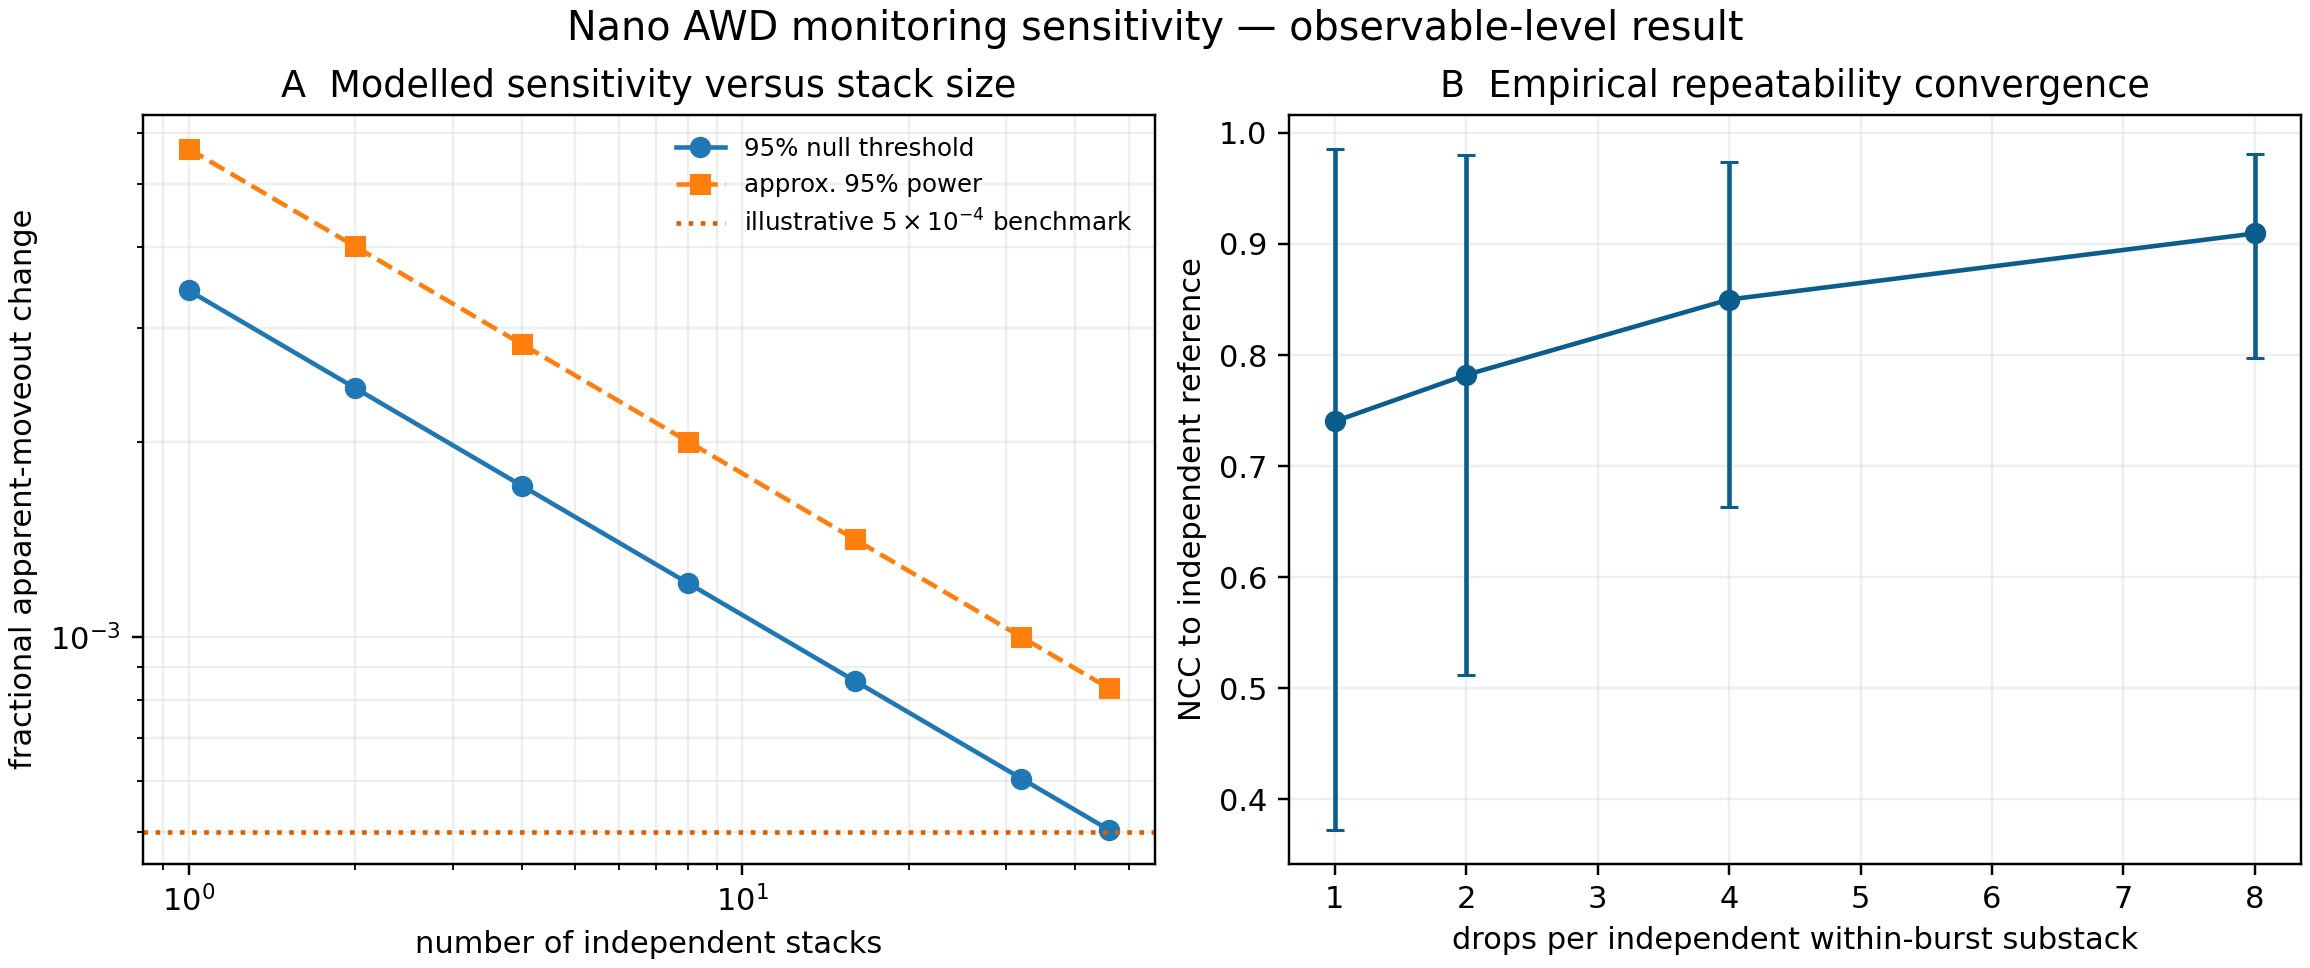

The script that saved this image:
"""Stack-size monitoring sensitivity summary for the validated Nano observable."""
from pathlib import Path
import numpy as np
import pandas as pd
import matplotlib.pyplot as plt

HERE = Path(__file__).resolve().parent
TARGET_EARTH_TIDE = 5e-4  # illustrative benchmark; not a measured tide signal


def main():
    d = np.load(HERE / "nano_dvv_injection_recovery.npz", allow_pickle=True)
    injected = d["injected_dvv"].astype(float)
    estimated = d["estimated_dvv"].astype(float)
    null = estimated[np.isclose(injected, 0.)]
    sigma = float(np.std(null, ddof=1))
    stack_sizes = np.array([1, 2, 4, 8, 16, 32, 46])
    # Independence scaling is explicitly a model, not a new empirical claim.
    threshold95 = 1.96 * sigma / np.sqrt(stack_sizes)
    power95 = 3.24 * sigma / np.sqrt(stack_sizes)
    conv = pd.read_csv(HERE / "nano_stack_convergence.csv")
    summary = (conv.groupby("n_drops_per_substack")["independent_substack_ncc"]
               .agg(["median", lambda x: np.percentile(x, 16),
                     lambda x: np.percentile(x, 84)]).reset_index())
    summary.columns = ["n_drops", "median_ncc", "ncc_p16", "ncc_p84"]
    out = pd.DataFrame({"stack_size": stack_sizes,
                        "95pct_null_threshold": threshold95,
                        "approx_95pct_power_threshold": power95})
    out.to_csv(HERE / "monitoring_sensitivity.csv", index=False)
    fig, ax = plt.subplots(1, 2, figsize=(10.5, 4.4), constrained_layout=True)
    ax[0].loglog(stack_sizes, threshold95, "o-", label="95% null threshold")
    ax[0].loglog(stack_sizes, power95, "s--", label="approx. 95% power")
    ax[0].axhline(TARGET_EARTH_TIDE, color="#d95f02", ls=":",
                  label="illustrative $5\\times10^{-4}$ benchmark")
    ax[0].set(xlabel="number of independent stacks", ylabel="fractional apparent-moveout change",
              title="A  Modelled sensitivity versus stack size")
    ax[0].grid(True, which="both", alpha=.2); ax[0].legend(frameon=False, fontsize=8)
    ax[1].errorbar(summary.n_drops, summary.median_ncc,
                   yerr=[summary.median_ncc-summary.ncc_p16,
                         summary.ncc_p84-summary.median_ncc], fmt="o-",
                   color="#0b5d8b", capsize=3)
    ax[1].set(xlabel="drops per independent within-burst substack",
              ylabel="NCC to independent reference", title="B  Empirical repeatability convergence")
    ax[1].grid(True, alpha=.2)
    fig.suptitle("Nano AWD monitoring sensitivity — observable-level result", fontsize=13)
    fig.savefig(HERE / "monitoring_sensitivity.png", dpi=220)
    (HERE / "monitoring_sensitivity.txt").write_text(
        "Nano AWD monitoring sensitivity\n"
        "===============================\n"
        f"Null trials: {len(null)}; null standard deviation: {sigma:.6g}.\n"
        "Threshold curves use sigma/sqrt(N) independence scaling and are not a replacement for new synthetic injections.\n"
        f"Illustrative Earth-tide benchmark: {TARGET_EARTH_TIDE:.1e}; this is a comparison target, not a detected signal.\n"
        "The threshold applies to the accepted Nano apparent-moveout observable, not directly to formation dV_P/V_P.\n"
    )
    print(f"Saved {HERE/'monitoring_sensitivity.png'}; null sigma={sigma:.6g}")


if __name__ == "__main__":
    main()
